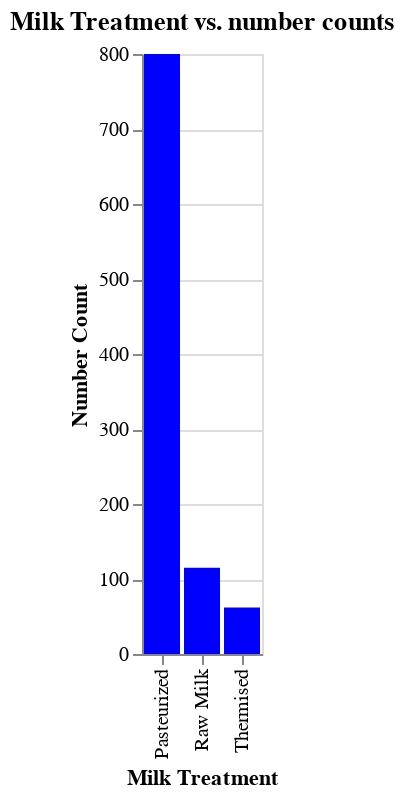

The code cell stored with this chart in its notebook:
### Code cell
#Figure 5:Milk Treatment type number counts 
plot_chart5 = plot_value_counts(cheese_df, 'MilkTreatmentTypeEn', color='blue', title="Milk Treatment vs. number counts",
                               x_title='Milk Treatment')
plot_chart5

### Figure 1 — Vega-Lite specification as saved in the notebook (floating-point values rounded to 4 significant figures)
{"config": {"view": {"continuousWidth": 400, "continuousHeight": 300}}, "data": {"name": "data-2f2985bac1750df0639a94b791061322"}, "mark": {"type": "bar", "color": "blue"}, "encoding": {"x": {"type": "nominal", "field": "MilkTreatmentTypeEn", "sort": "-y", "title": "Milk Treatment"}, "y": {"type": "quantitative", "field": "Count", "title": "Number Count"}}, "title": "Milk Treatment vs. number counts", "$schema": "https://vega.github.io/schema/vega-lite/v4.8.1.json", "datasets": {"data-2f2985bac1750df0639a94b791061322": [{"MilkTreatmentTypeEn": "Pasteurized", "Count": 800}, {"MilkTreatmentTypeEn": "Raw Milk", "Count": 115}, {"MilkTreatmentTypeEn": "Thermised", "Count": 62}]}}
